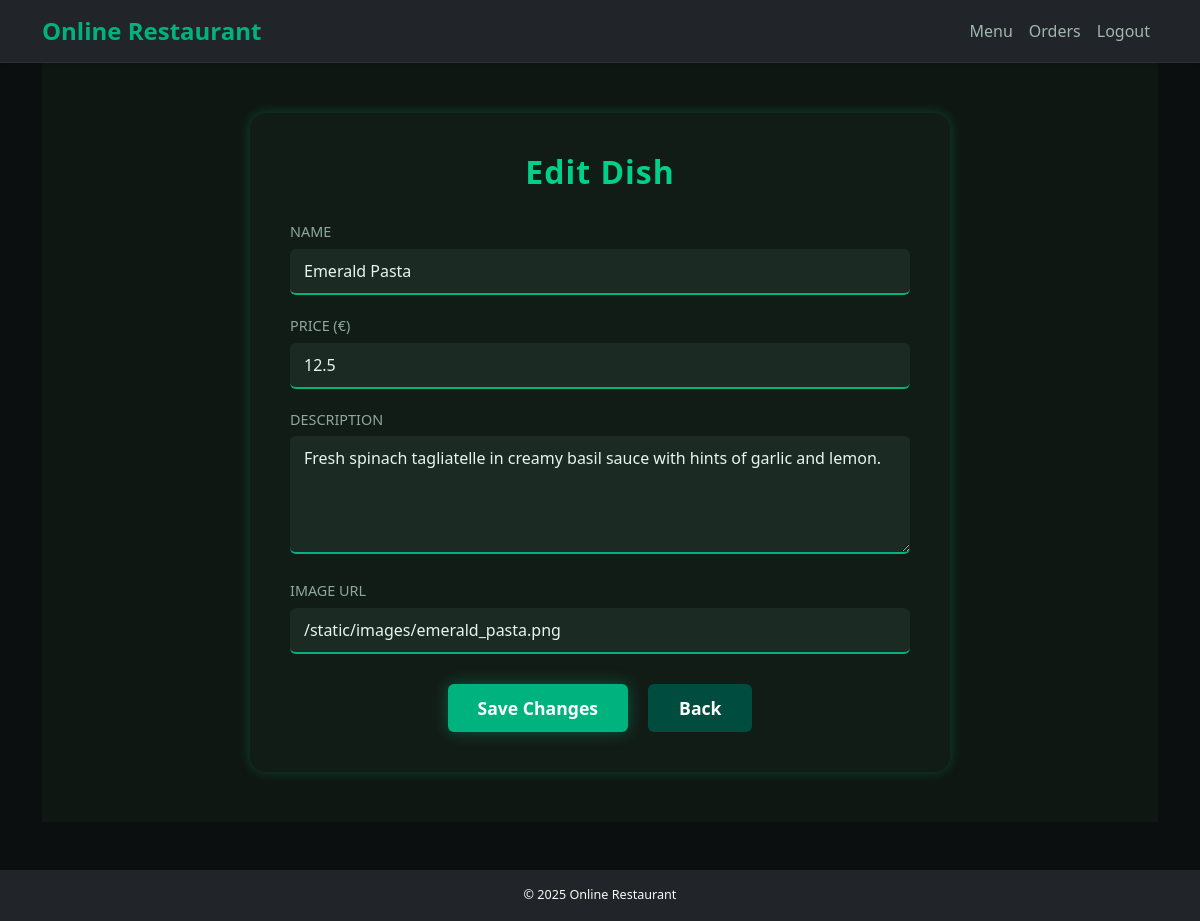
Page /admin/edit/1 (signed in) on the committed database.
### models/models.py (models this page shows)
class Dish(db.Model):
    id = db.Column(db.Integer, primary_key=True)
    name = db.Column(db.String(100), nullable=False)
    description = db.Column(db.Text, nullable=False)
    price = db.Column(db.Float, nullable=False)
    image_url = db.Column(db.String(255))

### routes/admin.py (the view, shortened to what this page needs)
@admin_bp.route('/admin/edit/<int:dish_id>', methods=['GET', 'POST'])
@login_required
def edit_dish(dish_id):
    if not current_user.is_admin:
        flash('Access denied.')
        return redirect(url_for('main.menu'))
    dish = Dish.query.get_or_404(dish_id)
    return render_template('edit_dish.html', dish=dish)

### app.py (called while the page is built)
@login_manager.user_loader
def load_user(user_id):
    return User.query.get(int(user_id))

def create_app():
    app = Flask(__name__)
    app.config.from_object(Config)
    app.config.from_pyfile('config.py', silent=True)
    db.init_app(app)
    migrate.init_app(app, db)
    login_manager.init_app(app)
    csrf.init_app(app)
    limiter.init_app(app)
    from routes.auth import auth_bp
    from routes.main import main_bp
    from routes.admin import admin_bp
    app.register_blueprint(auth_bp)
    app.register_blueprint(main_bp)
    app.register_blueprint(admin_bp)
    with app.app_context():
        db.create_all()
    @app.after_request
    def set_headers(resp):
        resp.headers["Content-Security-Policy"] = (
            "default-src 'self'; img-src 'self' data:; style-src 'self' 'unsafe-inline'"
        )
        return resp
    return app

### templates/edit_dish.html (shortened to what this page needs)
{% extends 'base.html' %}
{% block content %}
<section class="edit-section">
  <div class="edit-container">
    <div class="edit-card">
      <h2 class="edit-title">Edit Dish</h2>
      <form method="post" class="edit-form">
        <div class="form-group">
          <label class="form-label">Name</label>
          <input type="text" name="name" value="{{ dish.name }}" required class="form-input">
        </div>
        <div class="form-group">
          <label class="form-label">Price (€)</label>
          <input type="text" name="price" value="{{ dish.price }}" required class="form-input">
        </div>
        <div class="form-group">
          <label class="form-label">Description</label>
          <textarea name="description" rows="4" class="form-input">{{ dish.description }}</textarea>
        </div>
        <div class="form-group">
          <label class="form-label">Image URL</label>
          <input type="text" name="image_url" value="{{ dish.image_url }}" class="form-input">
        </div>
        <div class="form-buttons">
          <button type="submit" class="btn main-btn">Save Changes</button>
          <a href="{{ url_for('admin.admin_panel') }}" class="btn alt-btn">Back</a>
        </div>
      </form>
    </div>
  </div>
</section>
{% endblock %}

### static/css/style.css (style rules this page uses)
:root { --green-main: #00b37e; --green-hover: #00d08a; --green-dark: #004d3f; --bg-dark: #0b0f0f; --text-light: #e4f4ed; --text-muted: #a0b7ad; }
body { background-color: var(--bg-dark); color: var(--text-light); font-family: "Poppins", "Segoe UI", sans-serif; margin: 0; padding: 0; height: 100vh; display: flex; flex-direction: column; }
.btn { text-decoration: none; font-size: 1.1rem; font-weight: 600; padding: 0.8rem 2rem; border-radius: 10px; transition: all 0.25s ease; }
.main-btn { background-color: var(--green-main); color: #fff; box-shadow: 0 0 15px rgba(0, 179, 126, 0.4); }
.edit-section { display: flex; justify-content: center; align-items: center; padding: 50px 0; background-color: #0f1713; color: #fff; }
.edit-container { width: 100%; max-width: 700px; }
.edit-card { background-color: #121c17; padding: 40px; border-radius: 16px; box-shadow: 0 0 12px rgba(0, 179, 126, 0.3); }
.edit-title { text-align: center; color: #00d08a; margin-bottom: 30px; font-weight: 700; letter-spacing: 1px; }
.form-group { margin-bottom: 20px; }
.form-label { display: block; margin-bottom: 6px; font-size: 0.9rem; color: #8ea89d; text-transform: uppercase; }
.form-input { width: 100%; padding: 10px 14px; border: none; border-radius: 6px; background-color: #1b2a23; color: #e9f5f1; border-bottom: 2px solid #00b37e; transition: all 0.2s ease; }
.form-buttons { display: flex; justify-content: center; gap: 20px; margin-top: 30px; }
.btn.main-btn { background-color: #00b37e; color: white; border: none; padding: 10px 30px; border-radius: 6px; font-weight: 600; transition: background 0.2s ease; }
.btn.alt-btn { background-color: #004d3f; color: white; padding: 10px 30px; border-radius: 6px; text-decoration: none; font-weight: 600; transition: background 0.2s ease; }

### rows in the picture
Dish: name "Emerald Pasta", price "12.5", description "Fresh spinach tagliatelle in creamy basil sauce with hints of garlic and lemon.", image_url "/static/images/emerald_pasta.png"
